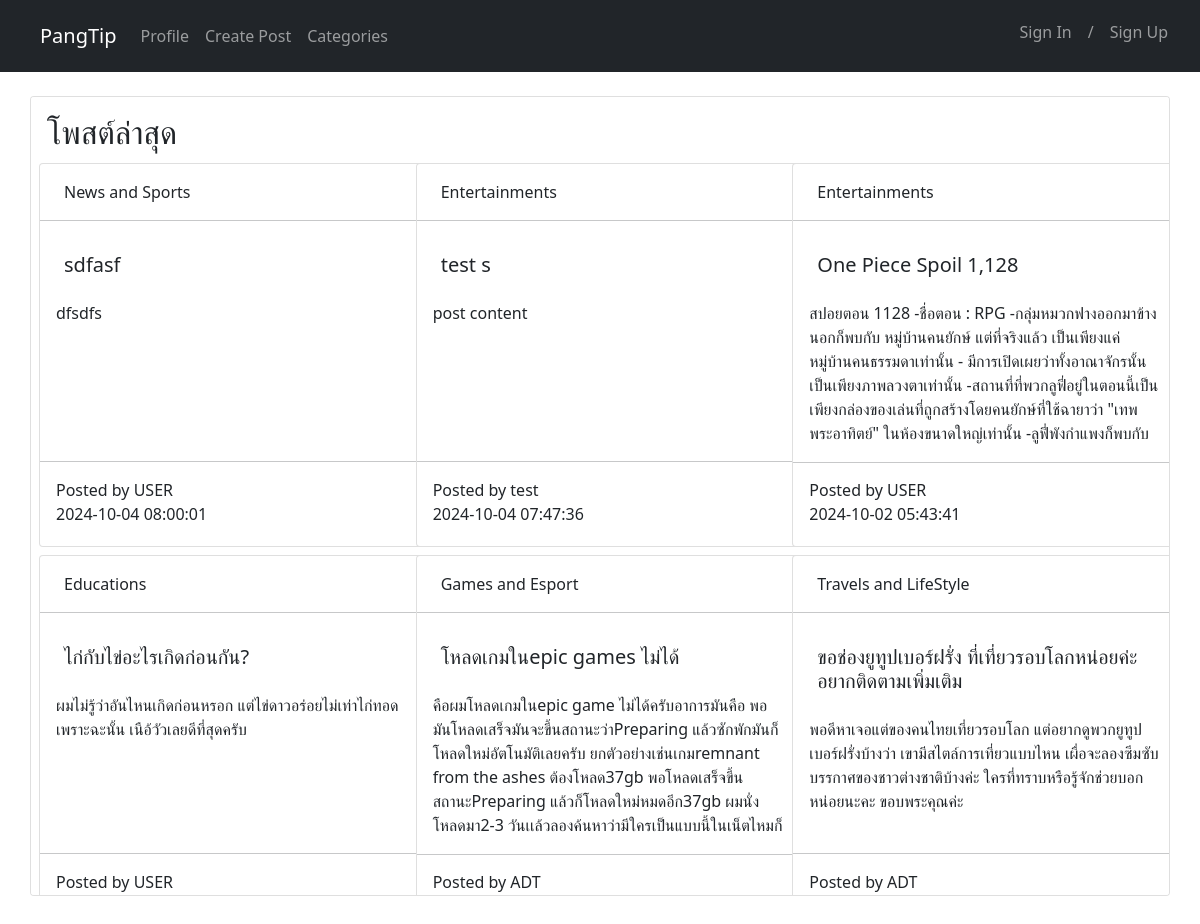
Screenshot of /main.php with the database file from the repository.
### tables this page shows
CREATE TABLE `posts` (
  `post_id` int NOT NULL,
  `category_id` int NOT NULL,
  `user_id` int NOT NULL,
  `post_title` varchar(255) NOT NULL,
  `post_content` text NOT NULL,
  `post_time` timestamp NULL DEFAULT CURRENT_TIMESTAMP
);

CREATE TABLE `categories` (
  `category_id` int NOT NULL,
  `cate_name` varchar(255) NOT NULL,
  `cate_description` text
);

CREATE TABLE `users` (
  `user_id` int NOT NULL,
  `firstname` varchar(255) NOT NULL,
  `lastname` varchar(255) NOT NULL,
  `email` varchar(255) NOT NULL,
  `password` varchar(255) NOT NULL,
  `urole` varchar(255) NOT NULL,
  `created_at` timestamp NOT NULL DEFAULT CURRENT_TIMESTAMP
);

### main.php (the view, shortened to what this page needs)
<?php
    require_once 'config/db.php'
?>
<!DOCTYPE html>
<html lang="en">
<head>
    <link href="https://cdn.jsdelivr.net/npm/bootstrap@5.0.2/dist/css/bootstrap.min.css" rel="stylesheet">
</head>
<body>
<nav class="navbar navbar-expand-md navbar-dark bg-dark p-3">
    <a href="main.php" class="navbar-brand ms-4">PangTip</a>
    <div class="navbar-collapse collapse justify-content-stretch" id="navbar6">
        <ul class="navbar-nav">
            <li class="nav-item active">
                <a class="nav-link" href="profiles.php">Profile</a>
            </li>
            <li class="nav-item">
                <a class="nav-link" href="create.php">Create Post</a>
            </li>
            <li class="nav-item">
                <a class="nav-link" href="categories.php">Categories</a>
            </li>
        </ul>
        <ul class="navbar-nav mt-2 ml-auto position-absolute end-0 me-4">
            <li class="nav-item">
                <a class="nav-link" href="signin.php">Sign In</a>
            </li>
            <li class="nav-item">
                <p class="nav-link">/</p>
            </li>
            <li class="nav-item">
                <a class="nav-link" href="index.php">Sign Up</a>
            </li>
        </ul>
    </div>
</nav>
<div class="container card p-3 overflow-scroll mb-5 mt-4" style="height: 50rem;">
    <h2>โพสต์ล่าสุด</h2>
    <div class="row">
    <?php
        $stmt = $conn->prepare("SELECT * FROM users INNER JOIN posts ON posts.user_id = users.user_id INNER JOIN categories ON posts.category_id = categories.category_id ORDER BY posts.post_time DESC;");
        $stmt->execute();
    ?>
    <?php while($row = $stmt->fetch(PDO::FETCH_ASSOC)):?>
        <div class="col-sm-4 p-1">
        <a href="postDetail.php?post_id=<?=$row['post_id']?>" class="text-decoration-none text-dark"><div class="card hfx" style="width: 24rem; height: 24rem;">
                <div class="container mt-3"><?= $row['cate_name'] ?></div>
                <hr>
                <div class="container mt-3"><h5 class="card-title"><?=$row['post_title']?></h5></div>
                <div class="card-body overflow-hidden overflow-auto">
                    <p class="card-text"><?=$row['post_content']?></p>
                </div>
                <hr>
                <div class="contain mb-1 ms-3">Posted by <?= $row['firstname']?><p class="fdate"><?=$row['post_time'] ?></p></div>
            </div></a>
        </div>
    <?php endwhile; ?>
    </div>
</div>
</body>
</html>

### rows the page displays
posts: category.cate_name "News and Sports", post_title "sdfasf", post_content "dfsdfs", user.firstname "USER", post_time "2024-10-04 08:00:01"
posts: category.cate_name "Entertainments", post_title "test s", post_content "post content", user.firstname "test", post_time "2024-10-04 07:47:36"
posts: category.cate_name "Entertainments", post_title "One Piece Spoil 1,128", post_content "สปอยตอน 1128 -ชื่อตอน : RPG -กลุ่มหมวกฟางออกมาข้างนอกก็พบกับ หมู่บ้านคนยักษ์ แต่ที่จริงแล้ว เป็นเพียงแค่ หมู่บ้านคนธรรมดาเท่านั้น - มีการเปิดเผยว่าทั้งอาณาจักรนั้นเป็นเพียงภาพลวงตาเท่านั้น -สถานที่ที่พวกลูฟี่อยู่ในตอนนี้เป็นเพียงกล่องของเล่นที่ถูกสร้างโดยคนยักษ์ที่ใช้ฉายาว่า \"เทพพระอาทิตย์\" ในห้องขนาดใหญ่เท่านั้น…", user.firstname "USER", post_time "2024-10-02 05:43:41"
posts: category.cate_name "Educations", post_title "ไก่กับไข่อะไรเกิดก่อนกัน?", post_content "ผมไม่รู้ว่าอันไหนเกิดก่อนหรอก แต่ไข่ดาวอร่อยไม่เท่าไก่ทอด เพราะฉะนั้น เนือ้วัวเลยดีที่สุดครับ", user.firstname "USER"
posts: category.cate_name "Games and Esport", post_title "โหลดเกมในepic games ไม่ได้", post_content "คือผมโหลดเกมในepic game ไม่ได้ครับอาการมันคือ พอมันโหลดเสร็จมันจะขึ้นสถานะว่าPreparing แล้วซักพักมันก็โหลดใหม่อัตโนมัติเลยครับ ยกตัวอย่างเช่นเกมremnant from the ashes ต้องโหลด37gb พอโหลดเสร็จขึ้นสถานะPreparing แล้วก็โหลดใหม่หมดอีก37gb ผมนั่งโหลดมา2-3…", user.firstname "ADT"
posts: category.cate_name "Travels and LifeStyle", post_title "ขอช่องยูทูปเบอร์ฝรั่ง ที่เที่ยวรอบโลกหน่อยค่ะ อยากติดตามเพิ่มเติม", post_content "พอดีหาเจอแต่ของคนไทยเที่ยวรอบโลก แต่อยากดูพวกยูทูปเบอร์ฝรั่งบ้างว่า เขามีสไตล์การเที่ยวแบบไหน เผื่อจะลองซึมซับบรรกาศของชาวต่างชาติบ้างค่ะ ใครที่ทราบหรือรู้จักช่วยบอกหน่อยนะคะ ขอบพระคุณค่ะ", user.firstname "ADT"
